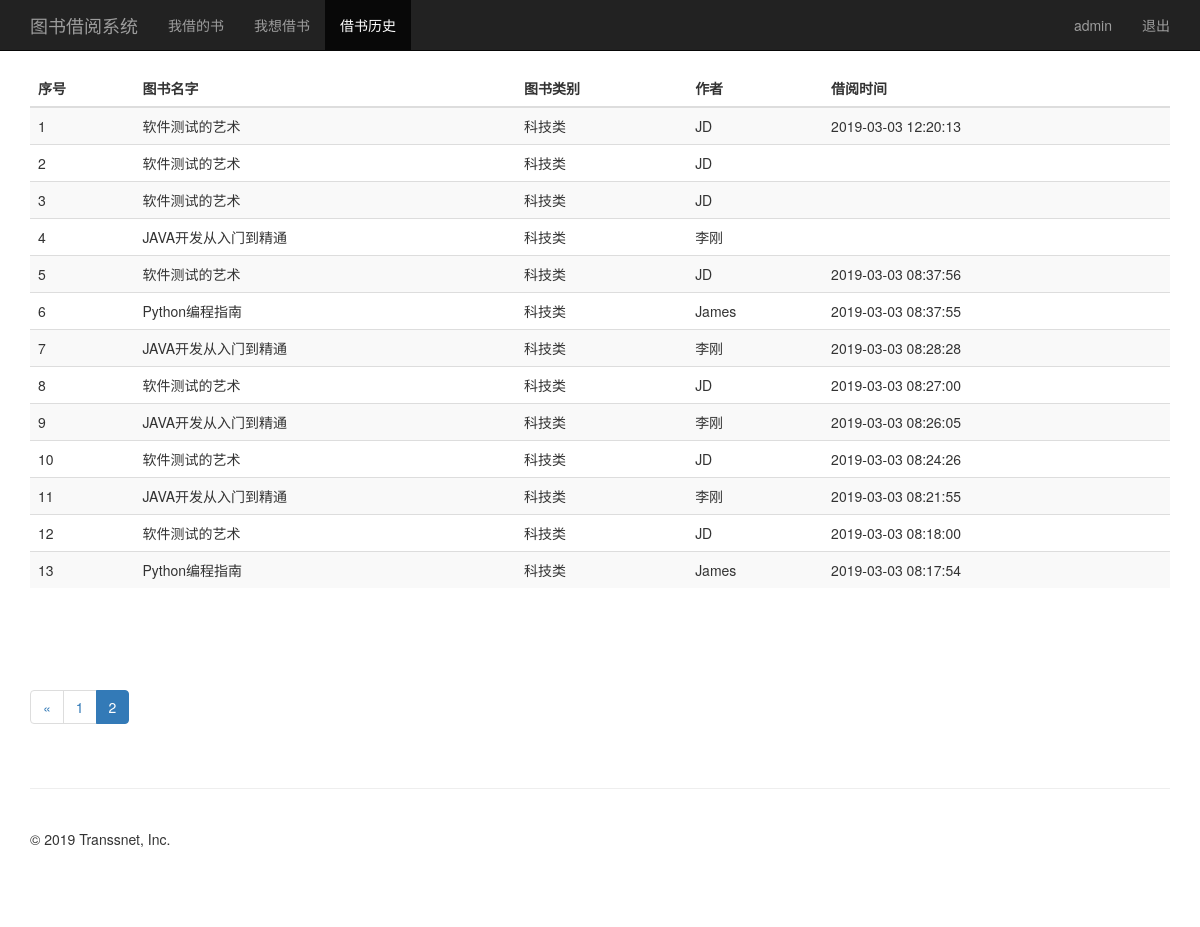
Screenshot of /borrow_history/?page=2 (signed in) with the database file from the repository.
### tsLib/models.py (models this page shows, shortened)
class BorrowRecord(models.Model):
    borrower = models.CharField(max_length=64, verbose_name="借阅人")
    book = models.ForeignKey("BookInfo", verbose_name="借阅书籍", on_delete=models.CASCADE)
    borrow_time = models.DateTimeField(auto_now=True, verbose_name="借阅时间")
    return_time = models.DateTimeField(null=True, verbose_name="归还时间")
    is_return = models.BooleanField(verbose_name="是否已归还")

class BookInfo(models.Model):
    name = models.CharField(max_length=64, verbose_name="书名")
    author = models.CharField(max_length=64, verbose_name="作者")
    type = models.CharField(max_length=64, verbose_name="类别")
    up_time = models.DateTimeField(auto_now=True, verbose_name="上架时间")
    borrowed_time = models.DateTimeField(null=True, verbose_name="借阅时间")
    borrower = models.CharField(max_length=64, verbose_name="借阅人")
    is_borrowed = models.BooleanField(verbose_name="是否已被借阅")

### tsLib/views.py (the view)
# urls.py: path("borrow_history/", views.borrow_history),
@login_required
def borrow_history(request):
    username = request.session.get("user", "")
    borrow_records = BorrowRecord.objects.filter(borrower=username).order_by("-id")
    paginator = Paginator(borrow_records, 15)
    page = request.GET.get('page')
    try:
        contacts = paginator.page(page)
    except PageNotAnInteger:
        contacts = paginator.page(1)
    except EmptyPage:
        contacts = paginator.page(paginator.num_pages)
    return render(request, "borrowHistory.html", {"username": username, "borrow_records": contacts})

### templates/borrowHistory.html (shortened to what this page needs)
{% extends "base.html" %}
{% block menu %}
    <li><a href="/borrowed_list/">我借的书</a></li>
    <li><a href="/book_list/">我想借书</a></li>
    <li class="active"><a href="/borrow_history/">借书历史</a></li>
{% endblock %}
{% block content %}
    <div style="height: 600px">
        <table class="table table-striped">
            <thead>
            <tr>
                <th>序号</th>
                <th>图书名字</th>
                <th>图书类别</th>
                <th>作者</th>
                <th>借阅时间</th>
            </tr>
            </thead>
            <tbody>
            {% for borrow_record in borrow_records %}
                <tr>
                    <td>{{ forloop.counter }}</td>
                    <td>{{ borrow_record.book.name }}</td>
                    <td>{{ borrow_record.book.type }}</td>
                    <td>{{ borrow_record.book.author }}</td>
                    <td>{{ borrow_record.borrow_time|date:"Y-m-d H:i:s" }}</td>
                </tr>
            {% endfor %}
            </tbody>
        </table>
    </div>
    <nav aria-label="Page navigation">
        <ul class="pagination">
            {% if borrow_records.has_previous %}
            <li><a href="?page={{ borrow_records.previous_page_number }}" aria-label="Previous"><span aria-hidden="true">&laquo;</span></a></li>
            {% endif %}
            {% for pg in borrow_records.paginator.page_range %}
                {% if borrow_records.number == pg %}
                    <li class="active"><a href="?page={{ pg }}">{{ pg }}</a></li>
                {% else %}
                    <li><a href="?page={{ pg }}">{{ pg }}</a></li>
                {% endif %}
            {% endfor %}
        </ul>
    </nav>
{% endblock %}

### templates/base.html (style rules this page uses)
body { padding-top: 70px; padding-bottom: 30px; }

### rows the page displays
BorrowRecord: book.name "软件测试的艺术", book.type "科技类", book.author "JD", borrow_time "2019-03-03 12:20:13"
BorrowRecord: book.name "软件测试的艺术", book.type "科技类", book.author "JD"
BorrowRecord: book.name "软件测试的艺术", book.type "科技类", book.author "JD"
BorrowRecord: book.name "JAVA开发从入门到精通", book.type "科技类", book.author "李刚"
BorrowRecord: book.name "软件测试的艺术", book.type "科技类", book.author "JD", borrow_time "2019-03-03 08:37:56"
BorrowRecord: book.name "Python编程指南", book.type "科技类", book.author "James", borrow_time "2019-03-03 08:37:55"
BorrowRecord: book.name "JAVA开发从入门到精通", book.type "科技类", book.author "李刚", borrow_time "2019-03-03 08:28:28"
BorrowRecord: book.name "软件测试的艺术", book.type "科技类", book.author "JD", borrow_time "2019-03-03 08:27:00"
BorrowRecord: book.name "JAVA开发从入门到精通", book.type "科技类", book.author "李刚", borrow_time "2019-03-03 08:26:05"
BorrowRecord: book.name "软件测试的艺术", book.type "科技类", book.author "JD", borrow_time "2019-03-03 08:24:26"
BorrowRecord: book.name "JAVA开发从入门到精通", book.type "科技类", book.author "李刚", borrow_time "2019-03-03 08:21:55"
BorrowRecord: book.name "软件测试的艺术", book.type "科技类", book.author "JD", borrow_time "2019-03-03 08:18:00"
BorrowRecord: book.name "Python编程指南", book.type "科技类", book.author "James", borrow_time "2019-03-03 08:17:54"

### other values shown
{{ username }} "admin"
{{ pg }} "1"
{{ pg }} "2"
